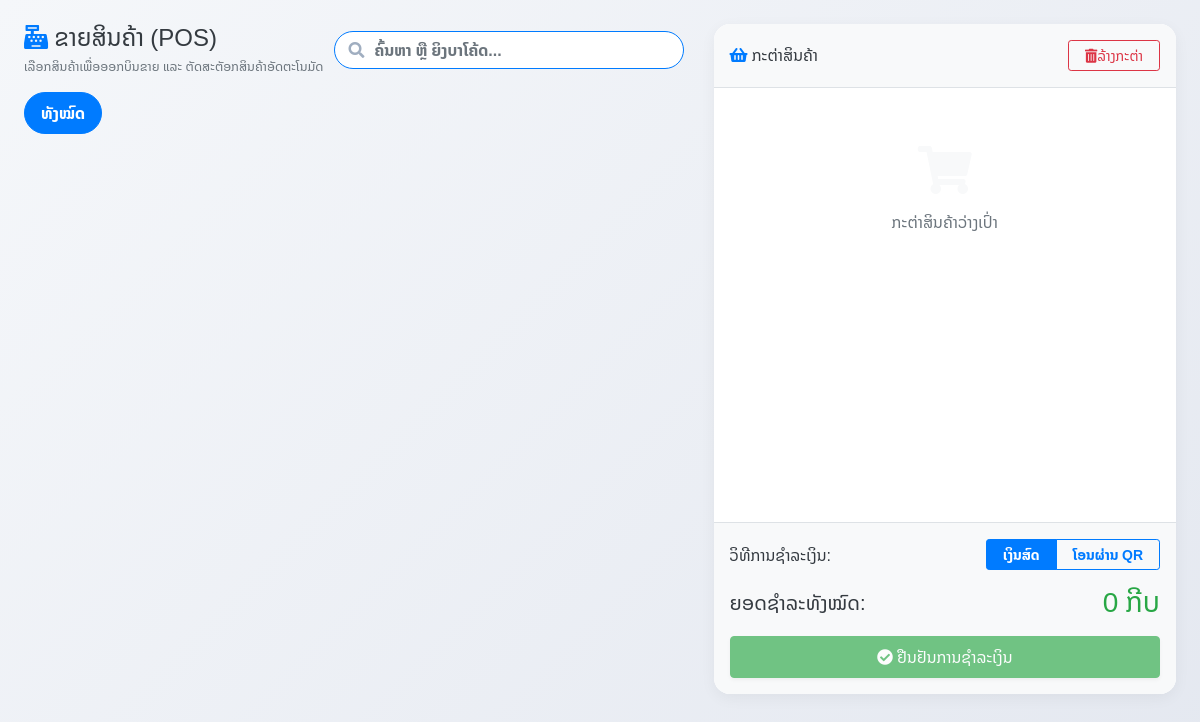
The app's page /pages/sales.php (signed in), older data.
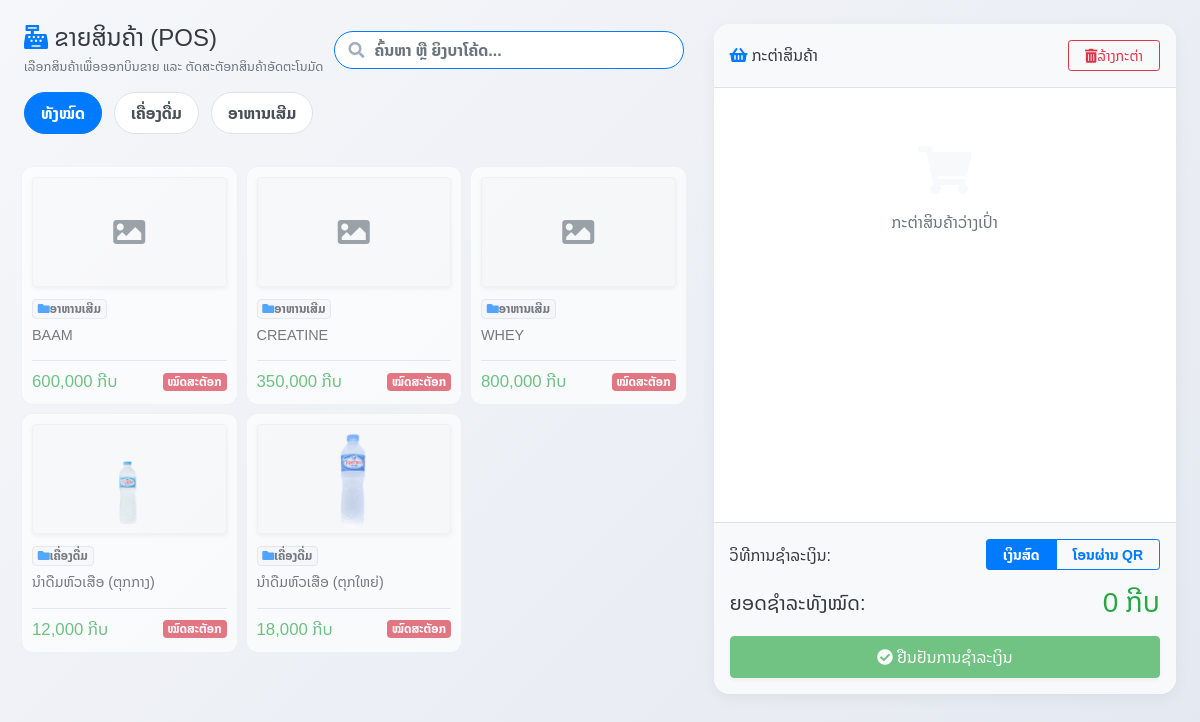
The same page, newer data.
### tables this page shows
CREATE TABLE `product_categories` (
  `category_id` int(11) NOT NULL AUTO_INCREMENT,
  `category_code` varchar(50) NOT NULL DEFAULT '',
  `category_name` varchar(100) NOT NULL,
  `created_at` datetime DEFAULT current_timestamp(),
  PRIMARY KEY (`category_id`),
  UNIQUE KEY `category_code` (`category_code`)
);

CREATE TABLE `products` (
  `product_id` int(11) NOT NULL AUTO_INCREMENT,
  `product_code` varchar(50) NOT NULL,
  `product_name` varchar(100) NOT NULL,
  `category_id` int(11) NOT NULL,
  `cost_price` decimal(12,2) DEFAULT 0.00,
  `sale_price` decimal(12,2) NOT NULL,
  `quantity` int(11) DEFAULT 0,
  `unit` varchar(20) DEFAULT '?????????',
  `image` varchar(255) DEFAULT NULL,
  `created_at` datetime DEFAULT current_timestamp(),
  PRIMARY KEY (`product_id`),
  UNIQUE KEY `product_code` (`product_code`),
  KEY `fk_products_category` (`category_id`),
  CONSTRAINT `fk_products_category` FOREIGN KEY (`category_id`) REFERENCES `product_categories` (`category_id`) ON UPDATE CASCADE
);

### config/db.php (called while the page is built, shortened)
<?php
if (!function_exists('formatCurrency')) {
    function formatCurrency($amount)
    {
        return number_format((float)$amount, 0, '.', ',') . ' ກີບ';
    }
}
?>

### pages/sales.php (the view, shortened to what this page needs)
<?php
require_once '../config/db.php';
$categories = [];
$resCat = mysqli_query($conn, "SELECT DISTINCT c.* FROM product_categories c JOIN products p ON c.category_id = p.category_id ORDER BY c.category_id ASC");
if ($resCat) {
    while ($row = mysqli_fetch_assoc($resCat)) {
        $categories[] = $row;
    }
}
$products = [];
$resProd = mysqli_query($conn, "SELECT p.*, c.category_name, c.category_code FROM products p LEFT JOIN product_categories c ON p.category_id = c.category_id ORDER BY p.product_name ASC");
if ($resProd) {
    while ($row = mysqli_fetch_assoc($resProd)) {
        $products[] = $row;
    }
}
?>
<!DOCTYPE html>
<html lang="lo">
<head>
    <link rel="stylesheet" href="../assets/css/local-font.css?v=<?php echo time(); ?>">
    <link rel="stylesheet" href="../bootstrap/css/bootstrap.min.css">
    <link rel="stylesheet" href="../icon/css/all.min.css">
    <link rel="stylesheet" href="../assets/css/pages/users-manage.css">
</head>
<body>
<div class="container-fluid py-4 px-3 px-md-4">
    <div class="row">
        <div class="col-lg-7">
            <div class="mb-3 d-flex flex-wrap align-items-center justify-content-between gap-3">
                <div>
                    <h4 class="fw-bold text-dark mb-1"><i class="fas fa-cash-register text-primary me-2"></i> ຂາຍສິນຄ້າ (POS)</h4>
                    <p class="text-muted small mb-0">ເລືອກສິນຄ້າເພື່ອອອກບິນຂາຍ ແລະ ຕັດສະຕັອກສິນຄ້າອັດຕະໂນມັດ</p>
                </div>
                <div class="search-box" style="width: 100%; max-width: 350px;">
                    <i class="fas fa-search"></i>
                    <input type="text" id="searchInput" class="form-control text-primary" style="font-weight: bold; border-color: #007bff;" placeholder="ຄົ້ນຫາ ຫຼື ຍິງບາໂຄ້ດ..." autofocus>
                </div>
            </div>
            <div class="mb-4">
                <div class="pos-category-tab active" data-category="all">ທັງໝົດ</div>
                <?php foreach ($categories as $c): ?>
                    <div class="pos-category-tab" data-category="<?= $c['category_id'] ?>"><?= htmlspecialchars($c['category_name']) ?></div>
                <?php endforeach; ?>
            </div>
            <div class="row px-2" id="productsGrid" style="max-height: calc(100vh - 240px); overflow-y: auto; padding-bottom: 20px;">
                <?php foreach ($products as $p): ?>
                    <?php
                        $outOfStock = $p['quantity'] <= 0;
                        $cardClass = $outOfStock ? 'out-of-stock' : '';
                    ?>
                    <div class="col-6 col-sm-4 col-md-4 px-1 mb-2 product-card-container" data-category="<?= $p['category_id'] ?>" data-name="<?= htmlspecialchars(strtolower($p['product_name'])) ?>" data-code="<?= htmlspecialchars(strtolower($p['product_code'])) ?>">
                        <div class="pos-product-card <?= $cardClass ?>" onclick="<?= $outOfStock ? 'void(0)' : 'addToCart(' . json_encode($p) . ')' ?>">
                            <div class="mb-2 text-center rounded d-flex align-items-center justify-content-center shadow-sm" style="height: 110px; overflow: hidden; background-color: #fafafa; border: 1px solid #f0f0f0;">
                                <?php if (!empty($p['image']) && file_exists('../uploads/products/' . $p['image'])): ?>
                                    <img src="../uploads/products/<?= htmlspecialchars($p['image']) ?>" alt="product" style="width: 100%; height: 100%; object-fit: contain;">
                                <?php else: ?>
                                    <i class="fas fa-image text-muted fa-2x"></i>
                                <?php endif; ?>
                            </div>
                            <div>
                                <span class="badge bg-light text-dark border mb-2 small"><i class="fas fa-folder me-1 text-primary"></i><?= htmlspecialchars($p['category_name']) ?></span>
                                <h6 class="fw-bold text-dark mb-1 text-truncate" style="font-size: 0.9rem;" title="<?= htmlspecialchars($p['product_name']) ?>"><?= htmlspecialchars($p['product_name']) ?></h6>
                            </div>
                            <div class="d-flex justify-content-between align-items-center mt-3 border-top pt-2">
                                <span class="fw-bold text-success" style="font-size: 1.05rem;"><?= formatCurrency($p['sale_price']) ?></span>
                                <?php if ($outOfStock): ?>
                                    <span class="badge bg-danger text-white">ໝົດສະຕັອກ</span>
                                <?php else: ?>
                                    <span class="badge bg-light text-dark border">ເຫຼືອ: <?= $p['quantity'] ?></span>
                                <?php endif; ?>
                            </div>
                        </div>
                    </div>
                <?php endforeach; ?>
            </div>
        </div>
        <div class="col-lg-5">
            <div class="cart-wrapper">
                <div class="border-bottom p-3 bg-light d-flex justify-content-between align-items-center" style="border-top-left-radius: 16px; border-top-right-radius: 16px;">
                    <h6 class="fw-bold text-dark mb-0"><i class="fas fa-shopping-basket text-primary me-2"></i> ກະຕ່າສິນຄ້າ</h6>
                    <button class="btn btn-outline-danger btn-sm rounded-pill px-3" onclick="clearCart()"><i class="fas fa-trash-alt me-1"></i>ລ້າງກະຕ່າ</button>
                </div>
                <div class="cart-items-container" id="cartItems">
                    <div class="text-center py-5 text-muted" id="emptyCartMessage">
                        <i class="fas fa-shopping-cart fa-3x mb-3 d-block text-light"></i>
                        ກະຕ່າສິນຄ້າວ່າງເປົ່າ
                    </div>
                </div>
                <div class="border-top p-3 bg-light" style="border-bottom-left-radius: 16px; border-bottom-right-radius: 16px;">
                    <div class="mb-3 d-flex align-items-center justify-content-between">
                        <span class="fw-bold text-dark">ວິທີການຊຳລະເງິນ:</span>
                        <div class="btn-group btn-group-toggle" data-toggle="buttons">
                            <label class="btn btn-outline-primary active px-3 py-1 btn-sm rounded-start" style="font-weight: 600;">
                                <input type="radio" name="payment_method" id="payCash" value="ເງິນສົດ" checked style="display: none;"> ເງິນສົດ
                            </label>
                            <label class="btn btn-outline-primary px-3 py-1 btn-sm rounded-end" style="font-weight: 600;">
                                <input type="radio" name="payment_method" id="payQR" value="ໂອນຜ່ານ QR" style="display: none;"> ໂອນຜ່ານ QR
                            </label>
                        </div>
                    </div>
                    <div class="d-flex justify-content-between align-items-center mb-3">
                        <span class="h5 fw-bold text-dark mb-0">ຍອດຊຳລະທັງໝົດ:</span>
                        <span class="h3 fw-bold text-success mb-0" id="cartTotalText">0 ກີບ</span>
                    </div>
                    <button class="btn btn-success w-100 fw-bold py-2 shadow-sm" id="checkoutBtn" disabled onclick="checkout()">
                        <i class="fas fa-check-circle me-1"></i> ຢືນຢັນການຊຳລະເງິນ
                    </button>
                </div>
            </div>
        </div>
    </div>
</div>
</body>
</html>

### assets/css/pages/users-manage.css (style rules this page uses)
* { font-family: 'Noto Sans Lao', 'Noto Sans Lao Looped', 'Phetsarath OT', sans-serif; }
body { background: linear-gradient(135deg, #f5f7fa 0%, #e4e8f0 100%); min-height: 100vh; animation: pageFadeIn 0.7s cubic-bezier(0.25, 1, 0.5, 1) both; }
.search-box { position: relative; }
.search-box i { position: absolute; left: 15px; top: 50%; transform: translateY(-50%); color: #a0aec0; }
.search-box input { padding-left: 40px; border-radius: 30px; border: 1px solid #e2e8f0; transition: all 0.3s ease; }

### pages/sales.php (style rules this page uses)
body { font-family: 'Noto Sans Lao', 'Noto Sans Lao Looped', sans-serif; background-color: #f4f6f9; }
.pos-product-card { background-color: #fff; border-radius: 12px; border: 1px solid rgba(0,0,0,0.06); padding: 10px; cursor: pointer; transition: all 0.25s ease; position: relative; overflow: hidden; height: 100%; }
.pos-product-card img { transition: transform 0.25s ease; }
.pos-product-card.out-of-stock { opacity: 0.65; cursor: not-allowed; }
.pos-category-tab { cursor: pointer; padding: 8px 16px; border-radius: 30px; border: 1px solid #dee2e6; margin-right: 8px; margin-bottom: 8px; font-weight: 600; transition: all 0.2s; display: inline-block; background-color: #fff; color: #495057; }
.pos-category-tab.active, .pos-category-tab:hover { background-color: #007bff; color: #fff; border-color: #007bff; }
.cart-wrapper { background-color: #fff; border-radius: 16px; box-shadow: 0 4px 15px rgba(0,0,0,0.05); height: calc(100vh - 130px); display: flex; flex-direction: column; justify-content: space-between; }
.cart-items-container { flex-grow: 1; overflow-y: auto; padding: 10px; }

Row changes from the older to the newer data that the page shows:
added product_categories: category_name "ເຄື່ອງດື່ມ"
added product_categories: category_name "ອາຫານເສີມ"
added products: category.category_name "ອາຫານເສີມ", product_name "BAAM", sale_price "600,000 ກີບ", quantity "ໝົດສະຕັອກ"
added products: category.category_name "ອາຫານເສີມ", product_name "CREATINE", sale_price "350,000 ກີບ", quantity "ໝົດສະຕັອກ"
added products: category.category_name "ອາຫານເສີມ", product_name "WHEY", sale_price "800,000 ກີບ", quantity "ໝົດສະຕັອກ"
added products: image (picture), category.category_name "ເຄື່ອງດື່ມ", product_name "ນ້ຳດື່ມຫົວເສືອ (ຕຸກກາງ)", sale_price "12,000 ກີບ", quantity "ໝົດສະຕັອກ"
added products: image (picture), category.category_name "ເຄື່ອງດື່ມ", product_name "ນ້ຳດື່ມຫົວເສືອ (ຕຸກໃຫຍ່)", sale_price "18,000 ກີບ", quantity "ໝົດສະຕັອກ"
